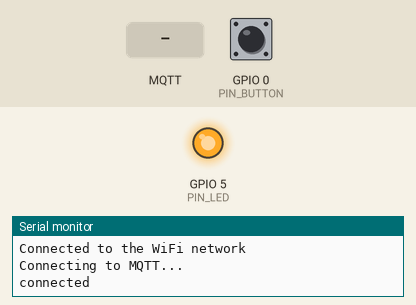
This sketch was run on a simulated ESP8266 (NodeMCU). On the bench: output pins drawn as LEDs (lit = HIGH), the last lines printed to the serial monitor. The test bench sets the inputs (shaded band); at power-on: GPIO 0 (PIN_BUTTON) HIGH. WiFi joins after 1.5 s; servers stay silent unless stated; no MQTT or app messages arrive unless stated.

Above: at 4.2 s.
4.3 s: MQTT message "turn_off" arrives on the first subscribed topic
At 5.0 s:
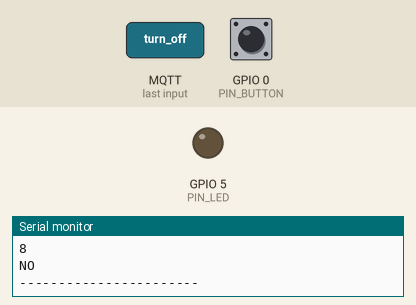
5.8 s: GPIO 0 (PIN_BUTTON) pulled LOW for 3.2 s
At 7.4 s:
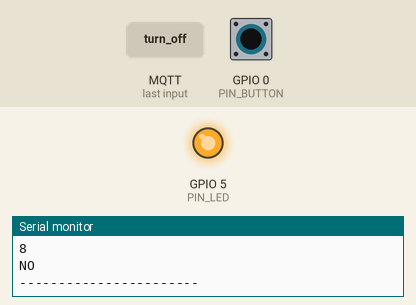
Timing chart, 0 to 10.7 s (numbered marks = the images above; inputs shaded):
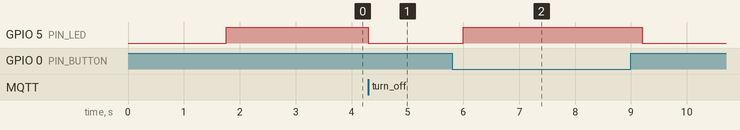

The sketch:

home_ctrl_light.ino
```cpp
#include <ESP8266WiFi.h>
#include <PubSubClient.h>
#include <string.h>

#define PIN_LED 5 //gpio5
#define PIN_BUTTON 0//gpio0


#define LED_ON() digitalWrite(PIN_LED, HIGH)
#define LED_OFF() digitalWrite(PIN_LED, LOW)
#define LED_TOGGLE() digitalWrite(PIN_LED, digitalRead(PIN_LED) ^ 0x01)


const char* ssid = "Trai Binh Dinh";
const char* password =  "9qca0n04";
const char* mqttServer = "192.168.1.55";
const int mqttPort = 1883;
const char* mqttUser = "homeofme";
const char* mqttPassword = "9qca0n04";


uint8_t state_buton;

WiFiClient espClient;
PubSubClient client(espClient);

void setup() {

  Serial.begin(115200);
  pinMode(PIN_LED, OUTPUT);
  LED_OFF();
  //  delay(500);
  pinMode(PIN_BUTTON, INPUT_PULLUP);

  WiFi.begin(ssid, password);

  while (WiFi.status() != WL_CONNECTED) {
    delay(500);
    Serial.println("Connecting to WiFi..");
  }
  Serial.println("Connected to the WiFi network");

  client.setServer(mqttServer, mqttPort);
  client.setCallback(callback);

  while (!client.connected()) {
    Serial.println("Connecting to MQTT...");

    if (client.connect("ESP8266Client", mqttUser, mqttPassword )) {

      Serial.println("connected");

    } else {

      Serial.print("failed with state ");
      Serial.print(client.state());
      delay(2000);

    }
  }

  client.subscribe("light");

}

void callback(char* topic, byte* payload, unsigned int length) {
  char s[10] = "";
  char a[10] = "";
  Serial.print("Message arrived in topic: ");
  Serial.println(topic);
  //  s = "";
  Serial.print("Message:");
  for (int i = 0; i < length; i++) {
    Serial.print((char)payload[i]);
    s[i] = (char)payload[i];
  }
  Serial.println();
  strncpy(a, s + 0, length);
  Serial.println(length, DEC);
  if (strcmp(a, "turn_on") == 0) {
    Serial.printf("YES");
    LED_ON();
  }
  if (strcmp(a, "turn_off") == 0) {
    Serial.printf("NO");
    LED_OFF();
  }
  Serial.println();
  Serial.println("-----------------------");

}

void loop() {
  client.loop();
  if (digitalRead(PIN_BUTTON) == 0) {
    if (state_buton == 1) {
      delay(200);
      LED_TOGGLE();
      state_buton = 0;
    };
  };
  if (digitalRead(PIN_BUTTON) == 1) {
    if (state_buton == 0) {
      delay(200);
      LED_TOGGLE();
      state_buton = 1;
    };
  };

}
```

Measured:
- after the input at 4.3 s, GPIO 5 (PIN_LED): HIGH → LOW at once
- after the input at 5.8 s, GPIO 5 (PIN_LED): LOW → HIGH after 0.20 s, → LOW 3.2 s later
